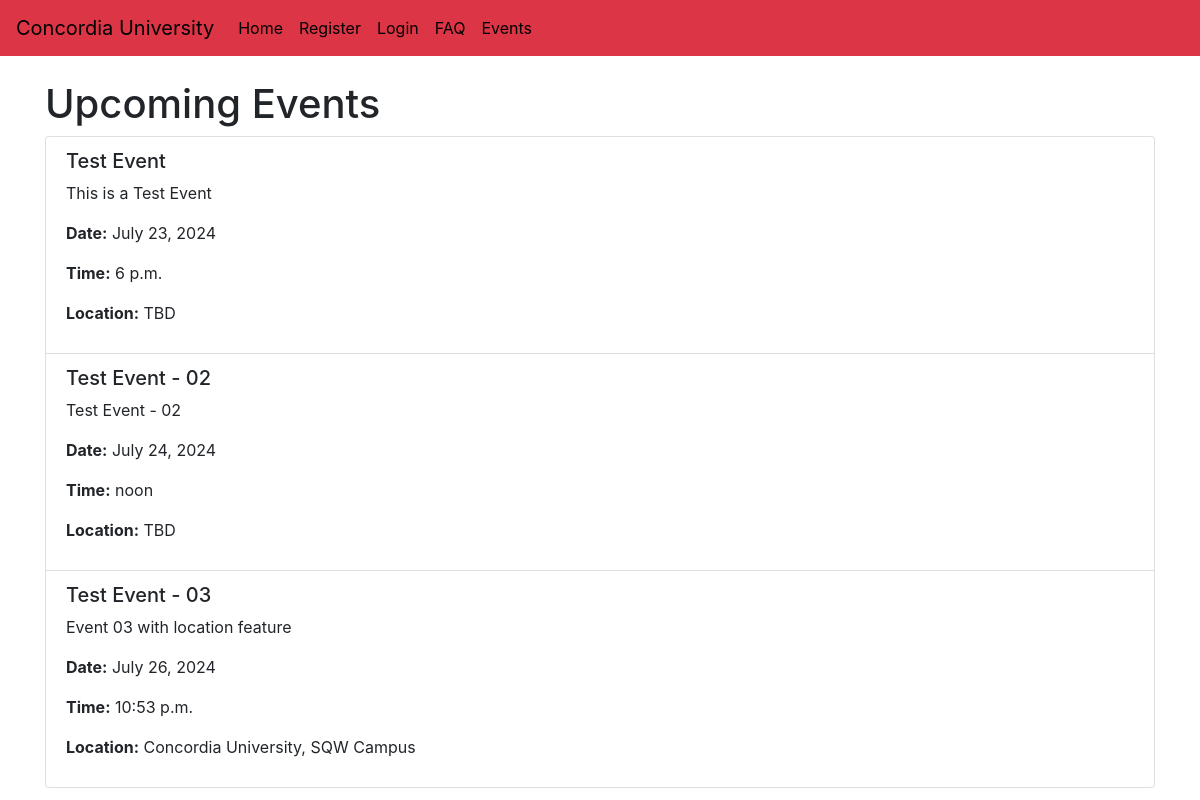
Screenshot of /events/ with the database file from the repository.
### myapp/models.py (models this page shows, shortened)
class Event(models.Model):
    title = models.CharField(max_length=200)
    description = models.TextField()
    date = models.DateField()
    time = models.TimeField()
    location = models.CharField(max_length=255)  # New field for location

### myapp/views.py (the view)
# urls.py: path('events/', event_list, name='event_list'),
def event_list(request):
    events = Event.objects.all().order_by('date', 'time')
    return render(request, 'event_list.html', {'events': events})

### myapp/templates/event_list.html (shortened to what this page needs)
{% extends 'base.html' %}
{% block content %}
<h1>Upcoming Events</h1>
<ul class="list-group">
    {% for event in events %}
        <li class="list-group-item">
            <h5>{{ event.title }}</h5>
            <p>{{ event.description }}</p>
            <p><strong>Date:</strong> {{ event.date }}</p>
            <p><strong>Time:</strong> {{ event.time }}</p>
            <p><strong>Location:</strong> {{ event.location }}</p>
        </li>
    {% endfor %}
</ul>
{% endblock %}

### rows the page displays
Event: title "Test Event", description "This is a Test Event", date "July 23, 2024", time "6 p.m.", location "TBD"
Event: title "Test Event - 02", description "Test Event - 02", date "July 24, 2024", time "noon", location "TBD"
Event: title "Test Event - 03", description "Event 03 with location feature", date "July 26, 2024", time "10:53 p.m.", location "Concordia University, SQW Campus"
